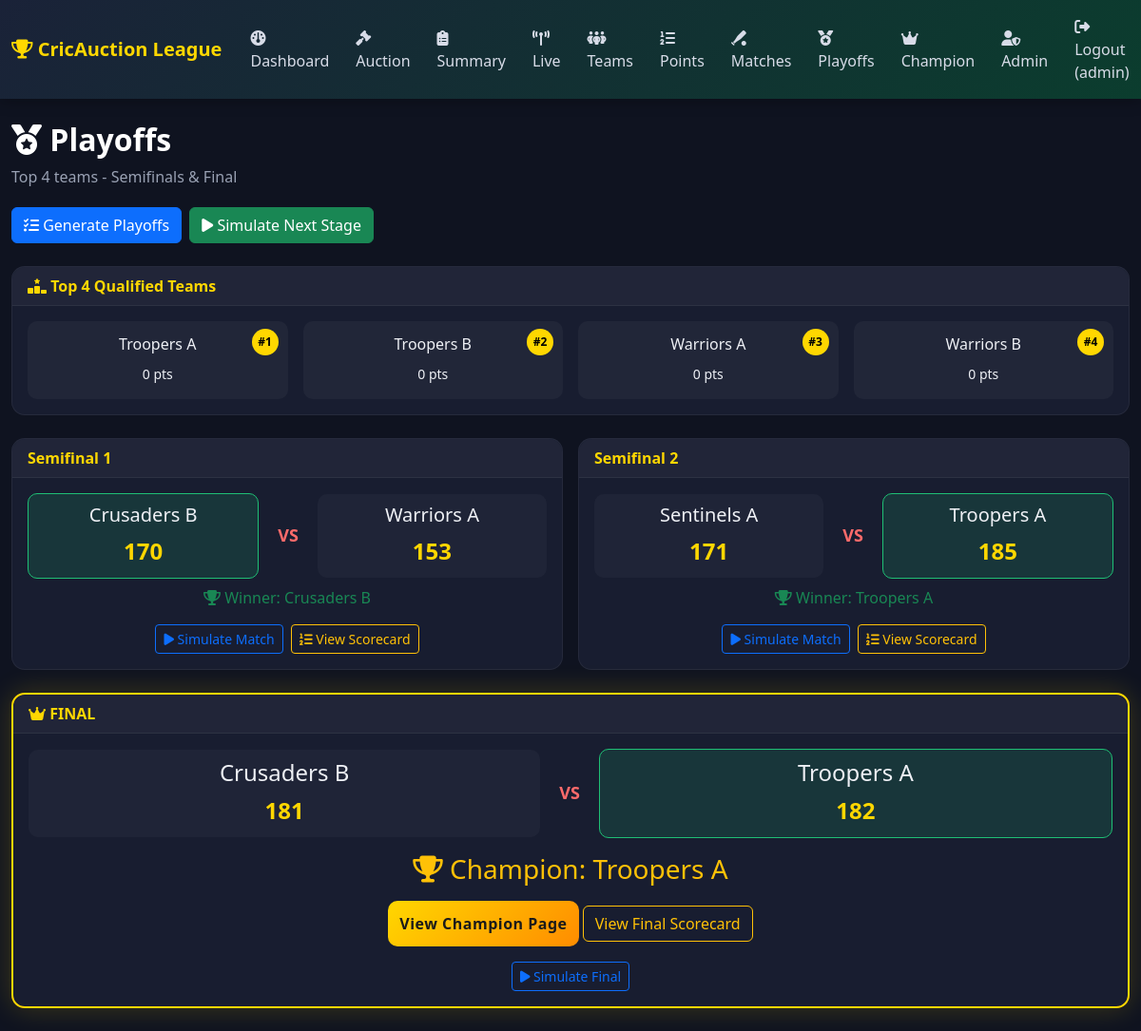
The app's page /playoffs (signed in) with its own data.
### tables this page shows
CREATE TABLE teams (
            id             INTEGER PRIMARY KEY AUTOINCREMENT,
            name           TEXT UNIQUE NOT NULL,
            budget         REAL    NOT NULL DEFAULT 120,
            matches_played INTEGER DEFAULT 0,
            wins           INTEGER DEFAULT 0,
            losses         INTEGER DEFAULT 0,
            points         INTEGER DEFAULT 0,
            nrr            REAL    DEFAULT 0.0
        );

CREATE TABLE matches (
            id          INTEGER PRIMARY KEY AUTOINCREMENT,
            team1_id    INTEGER NOT NULL REFERENCES teams(id),
            team2_id    INTEGER NOT NULL REFERENCES teams(id),
            team1_score INTEGER,
            team2_score INTEGER,
            winner_id   INTEGER REFERENCES teams(id),
            stage       TEXT    DEFAULT 'league',
            played      INTEGER DEFAULT 0
        );

### backend/routes/simulation_routes.py (the view)
@sim_bp.route("/playoffs")
@login_required
def playoffs_page():
    conn = get_db_connection()
    cur = get_cursor(conn)
    cur.execute("""
        SELECT matches.*, t1.name as team1_name, t2.name as team2_name, w.name as winner_name
        FROM matches
        LEFT JOIN teams t1 ON matches.team1_id = t1.id
        LEFT JOIN teams t2 ON matches.team2_id = t2.id
        LEFT JOIN teams w ON matches.winner_id = w.id
        WHERE stage='semifinal' ORDER BY matches.id
    """)
    semis = cur.fetchall()
    cur.execute("""
        SELECT matches.*, t1.name as team1_name, t2.name as team2_name, w.name as winner_name
        FROM matches
        LEFT JOIN teams t1 ON matches.team1_id = t1.id
        LEFT JOIN teams t2 ON matches.team2_id = t2.id
        LEFT JOIN teams w ON matches.winner_id = w.id
        WHERE stage='final'
    """)
    final = cur.fetchone()
    cur.execute("SELECT * FROM teams ORDER BY points DESC, wins DESC LIMIT 4")
    top4 = cur.fetchall()
    cur.close()
    conn.close()
    return render_template("playoff.html", semis=semis, final=final, top4=top4)

### backend/models.py (called while the page is built)
def get_db_connection():
    conn = sqlite3.connect(DB_PATH)
    conn.row_factory = sqlite3.Row
    conn.execute("PRAGMA journal_mode=WAL")
    conn.execute("PRAGMA foreign_keys=ON")
    return conn

def get_cursor(conn):
    return conn.cursor()

### backend/routes/admin_routes.py (called while the page is built)
def login_required(f):
    @wraps(f)
    def wrapper(*args, **kwargs):
        if "user_id" not in session:
            return redirect(url_for("auth.login"))
        return f(*args, **kwargs)
    return wrapper

### frontend/templates/playoff.html (shortened to what this page needs)
{% extends "base.html" %}
{% block content %}
<div class="page-header animate-fadein">
    <h2><i class="fa-solid fa-medal"></i> Playoffs</h2>
    <p>Top 4 teams - Semifinals & Final</p>
</div>
{% if session.get('user_id') %}
<div class="d-flex gap-2 mb-4 flex-wrap">
    <button class="btn btn-primary" onclick="generatePlayoffs()"><i class="fa-solid fa-list-check"></i> Generate Playoffs</button>
    <button class="btn btn-success" onclick="simulatePlayoffs()"><i class="fa-solid fa-play"></i> Simulate Next Stage</button>
</div>
{% endif %}
<div class="card content-card mb-4 animate-fadein">
    <div class="card-header"><i class="fa-solid fa-ranking-star"></i> Top 4 Qualified Teams</div>
    <div class="card-body">
        <div class="row g-3">
            {% for t in top4 %}
            <div class="col-md-3 col-6">
                <div class="qualifier-box">
                    <span class="rank-badge">#{{ loop.index }}</span>
                    <h6>{{ t['name'] }}</h6>
                    <small>{{ t['points'] }} pts</small>
                </div>
            </div>
            {% endfor %}
        </div>
    </div>
</div>
<div class="row g-3 mb-4">
    {% for s in semis %}
    <div class="col-md-6">
        <div class="card content-card animate-fadein">
            <div class="card-header">Semifinal {{ loop.index }}</div>
            <div class="card-body text-center">
                <div class="match-row">
                    <div class="match-team {% if s['winner_name'] == s['team1_name'] %}winner-team{% endif %}">
                        <h5>{{ s['team1_name'] }}</h5>
                        <span>{{ s['team1_score'] if s['played'] else '-' }}</span>
                    </div>
                    <div class="vs-badge">VS</div>
                    <div class="match-team {% if s['winner_name'] == s['team2_name'] %}winner-team{% endif %}">
                        <h5>{{ s['team2_name'] }}</h5>
                        <span>{{ s['team2_score'] if s['played'] else '-' }}</span>
                    </div>
                </div>
                {% if s['winner_name'] %}
                <p class="mt-2 text-success"><i class="fa-solid fa-trophy"></i> Winner: {{ s['winner_name'] }}</p>
                {% endif %}
                <div class="d-flex gap-2 justify-content-center mt-2 flex-wrap">
                    <button class="btn btn-sm btn-outline-primary" onclick="simulateSingleMatch({{ s['id'] }})">
                        <i class="fa-solid fa-play"></i> Simulate Match
                    </button>
                    {% if s['played'] %}
                    <a href="{{ url_for('sim.match_scorecard', match_id=s['id']) }}" class="btn btn-sm btn-outline-warning">
                        <i class="fa-solid fa-list-ol"></i> View Scorecard
                    </a>
                    {% endif %}
                </div>
            </div>
        </div>
    </div>
    {% else %}
    <div class="col-12"><p class="text-muted">Playoffs not generated yet.</p></div>
    {% endfor %}
</div>
{% if final %}
<div class="card content-card final-card animate-fadein">
    <div class="card-header"><i class="fa-solid fa-crown"></i> FINAL</div>
    <div class="card-body text-center">
        <div class="match-row">
            <div class="match-team {% if final['winner_name'] == final['team1_name'] %}winner-team{% endif %}">
                <h4>{{ final['team1_name'] }}</h4>
                <span>{{ final['team1_score'] if final['played'] else '-' }}</span>
            </div>
            <div class="vs-badge">VS</div>
            <div class="match-team {% if final['winner_name'] == final['team2_name'] %}winner-team{% endif %}">
                <h4>{{ final['team2_name'] }}</h4>
                <span>{{ final['team2_score'] if final['played'] else '-' }}</span>
            </div>
        </div>
        {% if final['winner_name'] %}
        <h3 class="mt-3 text-warning"><i class="fa-solid fa-trophy"></i> Champion: {{ final['winner_name'] }}</h3>
        <a href="{{ url_for('sim.champion_page') }}" class="btn btn-auth mt-2">View Champion Page</a>
        <a href="{{ url_for('sim.match_scorecard', match_id=final['id']) }}" class="btn btn-outline-warning mt-2">View Final Scorecard</a>
        {% endif %}
        <div class="mt-3">
            <button class="btn btn-sm btn-outline-primary" onclick="simulateSingleMatch({{ final['id'] }})">
                <i class="fa-solid fa-play"></i> Simulate Final
            </button>
        </div>
    </div>
</div>
{% endif %}
{% endblock %}

### frontend/static/css/style.css (style rules this page uses)
* { box-sizing: border-box; }
body { font-family: 'Segoe UI', Tahoma, Geneva, Verdana, sans-serif; background: #0f1320; color: #eef0f5; }
.btn-auth { background: linear-gradient(135deg, #ffd700, #ff8c00); border: none; color: #1a1a1a; font-weight: 700; padding: 12px; border-radius: 10px; transition: all 0.3s ease; letter-spacing: 0.5px; }
.page-header { margin-bottom: 20px; }
.page-header h2 { font-weight: 700; color: #fff; }
.page-header p { color: #99a1b3; }
.animate-fadein { animation: cardFadeIn 0.5s ease both; }
.content-card { background: #181d30; border: 1px solid rgba(255,255,255,0.06); border-radius: 14px; color: #eef0f5; }
.content-card .card-header { background: rgba(255,255,255,0.04); border-bottom: 1px solid rgba(255,255,255,0.06); font-weight: 600; color: #ffd700; border-radius: 14px 14px 0 0 !important; }
.qualifier-box { background: rgba(255,255,255,0.04); border-radius: 10px; padding: 15px; text-align: center; position: relative; }
.rank-badge { position: absolute; top: 8px; right: 10px; background: #ffd700; color: #000; border-radius: 50%; width: 28px; height: 28px; display: flex; align-items: center; justify-content: center; font-size: 12px; font-weight: 700; }
.match-row { display: flex; align-items: center; justify-content: center; gap: 20px; }
.match-team { flex: 1; padding: 10px; border-radius: 10px; background: rgba(255,255,255,0.03); }
.winner-team { background: rgba(31, 191, 117, 0.15); border: 1px solid #1fbf75; }
.match-team span { font-size: 24px; font-weight: 700; color: #ffd700; }
.vs-badge { font-weight: 700; color: #ff6b6b; font-size: 18px; }
.final-card { border: 2px solid #ffd700; box-shadow: 0 0 30px rgba(255,215,0,0.2); }

### records on screen
teams: name "Troopers A", points "0", team2_name "Troopers A", winner_name "Troopers A"
teams: name "Troopers B", points "0"
teams: name "Warriors A", points "0"
teams: name "Warriors B", points "0"
matches: team1_name "Crusaders B", played+team1_score "170", team2_name "Warriors A", played+team2_score "153", winner_name "Crusaders B"
matches: team1_name "Sentinels A", played+team1_score "171", team2_name "Troopers A", played+team2_score "185", winner_name "Troopers A"
teams: team1_name "Crusaders B"
matches: played+team1_score "181", played+team2_score "182"

### other values on screen
{{ session.get('username') }} "admin"
